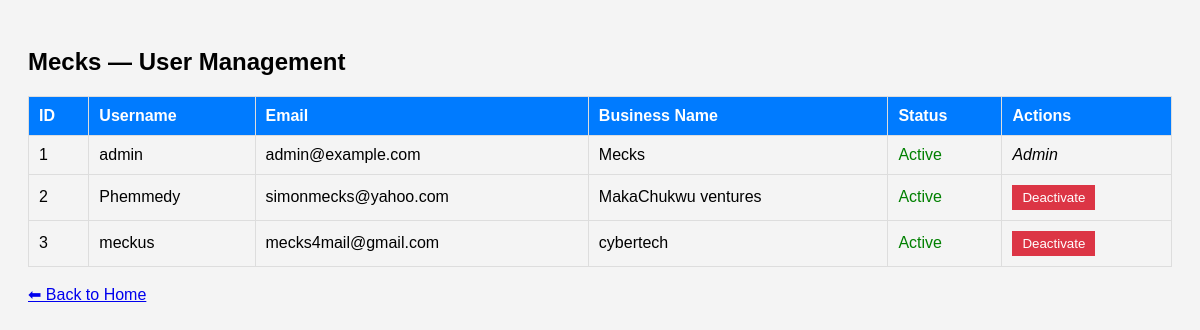
The app's page /admin/users (signed in) with its own data.
### main.py (models this page shows, shortened)
class User(UserMixin, db.Model):
    id = db.Column(db.Integer, primary_key=True)
    username = db.Column(db.String(100), nullable=False, unique=True)
    email = db.Column(db.String(100), nullable=False, unique=True)
    password_hash = db.Column(db.String(128), nullable=False)
    business_name = db.Column(db.String(150), nullable=False)
    is_admin = db.Column(db.Boolean, default=False)
    is_active = db.Column(db.Boolean, default=True)

### main.py (the view)
@app.route("/admin/users")
@login_required
def manage_users():
    if not current_user.is_admin:
        flash("Unauthorized access", "danger")
        return redirect(url_for("home"))
    users = User.query.all()
    return render_template("admin_users.html", users=users, business_name=current_user.business_name)

### main.py (called while the page is built)
@login_manager.user_loader
def load_user(user_id):
    return User.query.get(int(user_id))

### templates/admin_users.html (shortened to what this page needs)
<!DOCTYPE html>
<html>
<head>
</head>
<body>
    <h2>{{ business_name }} — User Management</h2>
    <table>
        <tr>
            <th>ID</th>
            <th>Username</th>
            <th>Email</th>
            <th>Business Name</th>
            <th>Status</th>
            <th>Actions</th>
        </tr>
        {% for user in users %}
            <tr>
                <td>{{ user.id }}</td>
                <td>{{ user.username }}</td>
                <td>{{ user.email }}</td>
                <td>{{ user.business_name }}</td>
                <td>
                    {% if user.is_active %}
                        <span style="color:green;">Active</span>
                    {% else %}
                        <span style="color:red;">Deactivated</span>
                    {% endif %}
                </td>
                <td>
                    {% if not user.is_admin %}
                        <form action="{{ url_for('toggle_user_status', user_id=user.id) }}" method="POST" style="display:inline;">
                            {% if user.is_active %}
                                <button class="btn inactive" type="submit">Deactivate</button>
                            {% else %}
                                <button class="btn active" type="submit">Activate</button>
                            {% endif %}
                        </form>
                    {% else %}
                        <em>Admin</em>
                    {% endif %}
                </td>
            </tr>
        {% endfor %}
    </table>
    <br>
    <a href="{{ url_for('home') }}">⬅ Back to Home</a>
</body>
</html>

### templates/admin_users.html (style rules this page uses)
body { font-family: Arial; padding: 20px; background: #f4f4f4; }
table { width: 100%; border-collapse: collapse; margin-top: 20px; }
th, td { padding: 10px; border: 1px solid #ddd; text-align: left; }
th { background: #007BFF; color: white; }
.btn { padding: 5px 10px; border: none; cursor: pointer; }
.inactive { background: #dc3545; color: white; }

### records on screen
User: business_name "Mecks", id "1", username "admin", email "admin@example.com", is_active "Active", is_admin "Admin"
User: id "2", username "Phemmedy", email "simonmecks@yahoo.com", business_name "MakaChukwu ventures", is_active "Active"
User: id "3", username "meckus", email "mecks4mail@gmail.com", business_name "cybertech", is_active "Active"
